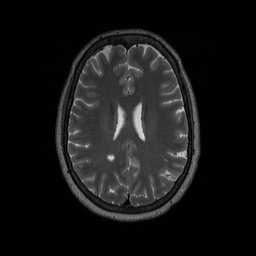
%> input picture original.jpg, 256 x 256 px
$ octave forMRI_wc.m   (GNU Octave 9; MATLAB toolbox functions it lacks are replaced by stand-ins)
%> lines starting %> are read from the running program, lines starting %| are printed output that depends on the picture; in (x1, y1, x2, y2) boxes, pixels count from 0 and x2, y2 are one past the last pixel; in counts of white or black regions, pixels touching at a corner belong together; the program's own positions count from 1
%apply watershed segmentation on the MRI image
clear;

%read image
I = imread('original.jpg');
%> I is the input picture: size 256x256 uint8; min 0, max 221, mean 22.2

%horizontal edge filter
hy = fspecial('sobel');
%vertical component
hx = hy';

%use image filter, needs "double" input, filter, option
Iy = imfilter(double(I), hy, 'replicate');
Ix = imfilter(double(I), hx, 'replicate');

%calculate gradient
gradmag = sqrt(Ix.^2 + Iy.^2);
figure(1), imshow(gradmag, []), title ('Gradient Magnitude')

%export this figure, need to scale range so coudln't just imwrite
print (1, '-djpeg', 'MRI_Gradient_Mag')

%demonstrate oversegmentation of direct watershed of gradient
L = watershed(gradmag);
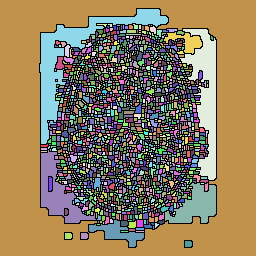
%> L: size 256x256 uint16; 1945 distinct labels, from 0 to 1944; one colour per label, 0 black
Lrgb = label2rgb(L);
figure(2), imshow(Lrgb, []), title('Oversegmented Watershed')

%export this figure (couldn't export image due to transparency)
print (2, '-djpeg', 'MRI_Overseg_Watershed')

%create disk shaped morphological structuring element of size 4 - picked so
%not to over or under segment, disk shaped as target structure is round
se = strel('disk', 4);

%first method to open: (imopen)
Io = imopen(I, se);
imwrite(Io, 'MRI_Open_Disk4.jpg', 'jpg');
%figure, imshow(Io), title('Opening (Io)')

%second method to open: reconstructed (imerode)
Ie = imerode(I, se);
Iobr = imreconstruct(Ie, I);
imwrite(Iobr, 'MRI_OpenReconstuct_Disk4.jpg', 'jpg');
%figure, imshow(Iobr), title('Opening-by-reconstruction (Iobr)')

%first method of closing: (imclose)
Ioc = imclose(Io, se);
imwrite(Ioc, 'MRI_Close_Disk4.jpg', 'jpg');
%figure, imshow(Ioc), title('Opening-closing (Ioc)')

%second method to close: reconstructed (imdilate)
Iobrd = imdilate(Iobr, se);
Iobrcbr = imreconstruct(imcomplement(Iobrd), imcomplement(Iobr));
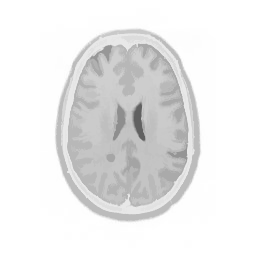
%> Iobrcbr: size 256x256 uint8; min 97, max 255, mean 234.4
Iobrcbr = imcomplement(Iobrcbr);
imwrite(Iobrcbr, 'MRI_CloseReconstruct_Disk4.jpg', 'jpg');
%figure, imshow(Iobrcbr), title('Opening-closing by reconstruction (Iobrcbr)')

%use function to store maxima (foreground marker)
fgm = imregionalmax(Iobrcbr);
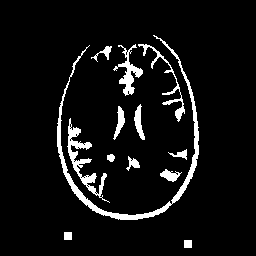
%> fgm: size 256x256 logical; 6.7% white; 13 white regions, largest, box (x1, y1, x2, y2) and area: (57, 35, 199, 220) 1743, (67, 118, 110, 203) 764, (113, 44, 143, 96) 474
imwrite(fgm, 'MRI_Maxima.jpg', 'jpg');
%figure, imshow(fgm), title('Regional maxima of opening-closing by reconstruction (fgm)')

%copy image and superimpose to form new working image
I2 = I;
I2(fgm) = 255;
%> I2: size 256x256 uint8; 6.66% of pixels changed, all inside (x1, y1, x2, y2) = (57, 35, 199, 248)
imwrite(I2, 'MRI_MaximaSuperimposed.jpg', 'jpg');
%figure, imshow(I2), title('Regional maxima superimposed on original image (I2)')

%create a new morphological element to smooth out the foreground markers
se2 = strel(ones(3,3));

%smooth out the foreground markers superimposed
fgm2 = imclose(fgm, se2);
%> fgm2: size 256x256 logical; 6.9% white; 12 white regions, largest, box (x1, y1, x2, y2) and area: (57, 35, 199, 220) 1763, (113, 44, 185, 122) 952, (67, 118, 110, 203) 844
fgm3 = imerode(fgm2, se2);
%> fgm3: size 256x256 logical; 3% white; 38 white regions (23 under 20 px), largest, box (x1, y1, x2, y2) and area: (58, 102, 198, 219) 678, (69, 125, 91, 173) 296, (119, 62, 142, 94) 249
fgm4 = bwareaopen(fgm3, 20);
I3 = I;
I3(fgm4) = 255;
%> I3: size 256x256 uint8; 2.87% of pixels changed, all inside (x1, y1, x2, y2) = (58, 47, 198, 247)
imwrite(I3, 'MRI_MaxmimaSuperSmooth.jpg', 'jpg');
%figure, imshow(I3), title('Modified regional maxima superimposed on original image (fgm4)')

%identify background pixels - anything below a certain threshold is
%"background"
bw = im2bw(Iobrcbr, graythresh(Iobrcbr));
%> bw: size 256x256 logical; 29.6% white; 2 white regions, box (x1, y1, x2, y2) and area: (67, 36, 189, 207) 16241, (56, 29, 200, 221) 3161
imwrite(bw, 'MRI_Background_Threshold.jpg', 'jpg');
%figure, imshow(bw), title('Thresholded opening-closing by reconstruction (bw)')

%adapt background to form watershed ridge lines (where there is little
%foreground, mark off)
D = bwdist(bw);
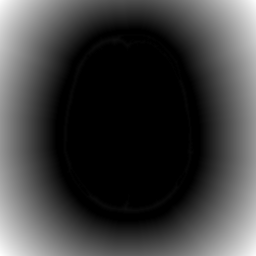
%> D: size 256x256 single; min 0, max 95.78, mean 23.7; drawn with min black and max white
DL = watershed(D);
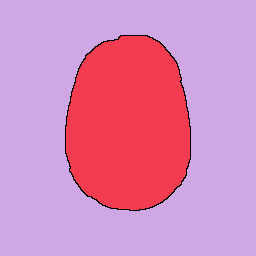
%> DL: size 256x256 uint8; 3 distinct labels, from 0 to 2; one colour per label, 0 black
bgm = DL == 0;
%> bgm: size 256x256 logical; 0.92% white in thin lines or dots, all inside (x1, y1, x2, y2) = (65, 35, 191, 211)
imwrite(bgm, 'MRI_Watershed_Ridge_Lines.jpg', 'jpg');
%figure, imshow(bgm), title('Watershed ridge lines (bgm)')

%calculate watershed segmentation as before
gradmag2 = imimposemin(gradmag, bgm | fgm4);
L = watershed(gradmag2);
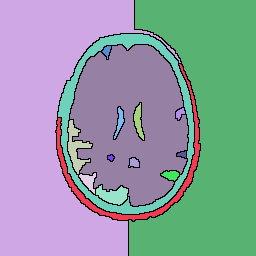
%> L: size 256x256 uint8; 17 distinct labels, from 0 to 16; one colour per label, 0 black
I4 = I;
I4(imdilate(L == 0, ones(3, 3)) | bgm | fgm4) = 255;
%> I4: size 256x256 uint8; 13.93% of pixels changed, all inside (x1, y1, x2, y2) = (54, 0, 202, 256)
imwrite(I4, 'MRI_All_Markers_Super.jpg', 'jpg');
%figure, imshow(I4), title('Markers and object boundaries superimposed on original image (I4)')

%color image visualization
Lrgb = label2rgb(L, 'jet', 'w', 'shuffle');
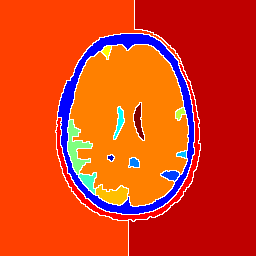
%> Lrgb: size 256x256x3 uint8; mean R, G, B 218, 61.9, 25.6
imwrite(Lrgb, 'MRI_Color_Watershed.jpg', 'jpg');
%figure, imshow(Lrgb), title('Colored watershed label matrix (Lrgb)')

%superimpose color on original image to see what the shading represents
figure(3), imshow(Lrgb)
title('Color Watershed Superimposed on Original Image')
hold on;
handle = imshow(I);
alpha(0.5);
%> figure, not shown here; its title reads 'Color Watershed Superimposed on Original Image'

hold off;
%export this figure (couldn't export image due to transparency)
print (3, '-djpeg', 'MRI_result')
